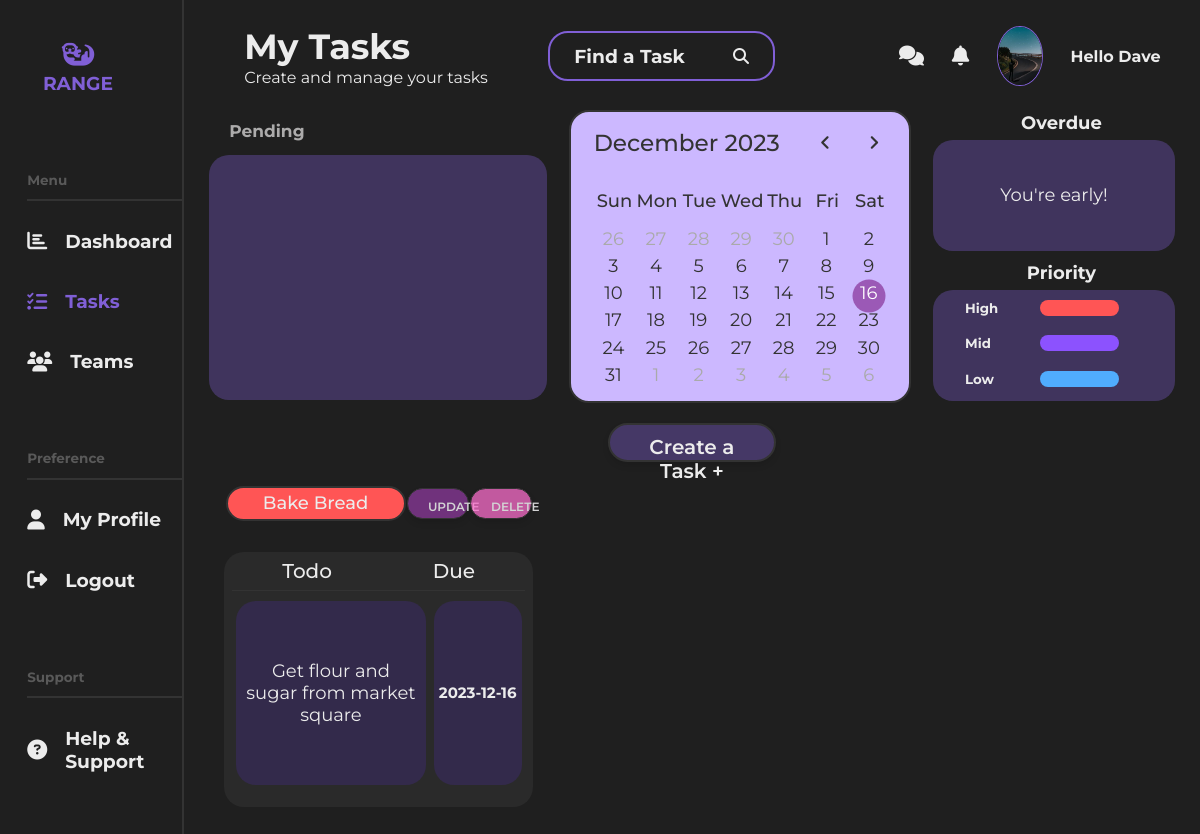
Page /tasks (signed in) on the earlier database version.
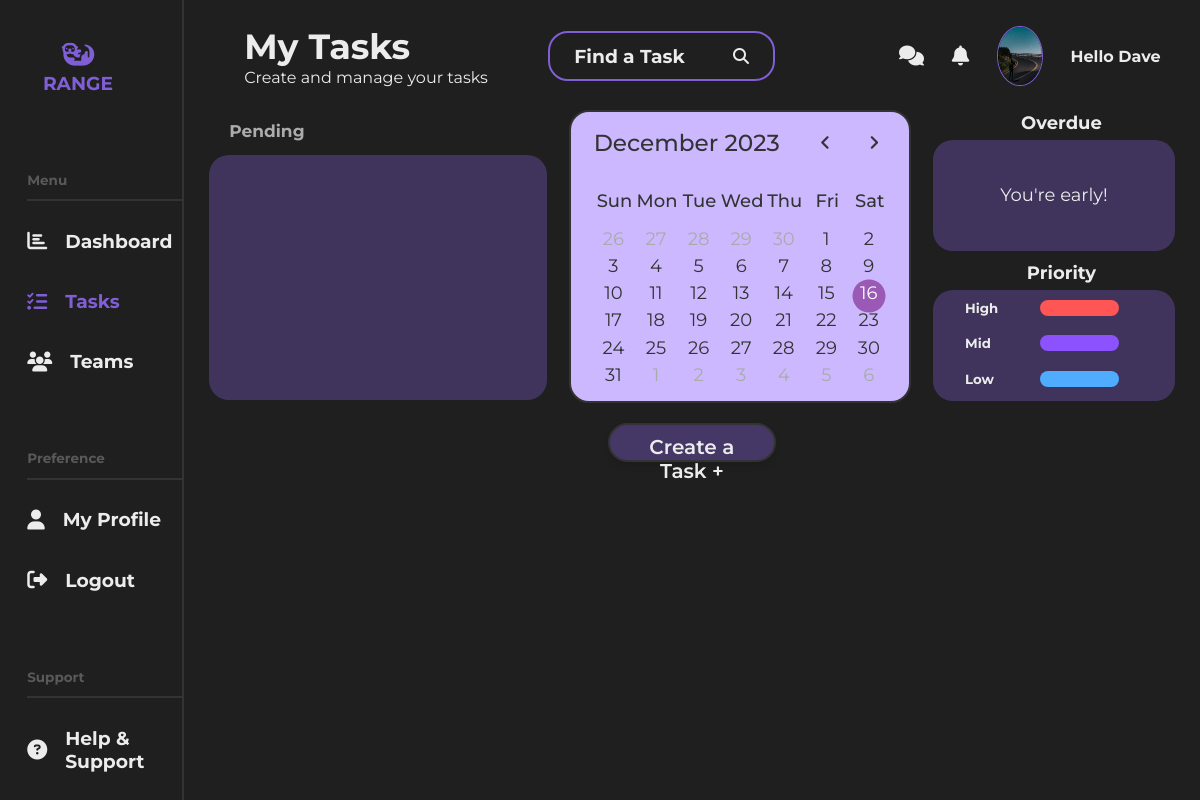
Same page on the later database version.
### flaskapp/models.py (models this page shows, shortened)
class Task(db.Model):
    id = db.Column(db.Integer, primary_key=True)
    title = db.Column(db.String(30), nullable=False, default='Task')
    date_created = db.Column(
        db.DateTime, nullable=False, default=datetime.utcnow)
    priority = db.Column(db.String(30), nullable=False, default='Mid')
    todo = db.Column(db.Text, nullable=False)
    date_due = db.Column(db.String(20), nullable=False, default='No due date')
    user_id = db.Column(db.Integer, db.ForeignKey('user.id'), nullable=False)

### flaskapp/routes.py (the view, shortened to what this page needs)
@app.route("/tasks", methods=['GET', 'POST'])
@login_required
def tasks():
    image_file = url_for('static', filename='images/' +
                         current_user.image_file)
    my_tasks = Task.query.filter_by(user_id=current_user.id).all()
    form = TaskForm()
    return render_template('tasks.html', my_tasks=my_tasks, form=form, image_file=image_file, active_page='tasks')

### flaskapp/models.py (called while the page is built)
@login_manager.user_loader
def load_user(user_id):
    return User.query.get(int(user_id))

### flaskapp/Templates/tasks.html (shortened to what this page needs)
{% extends "layout.html" %}  {% block mainheader %}
<section class="tasks">
  <div class="tasks-header">
    <div class="title-search">
      <div class="tasks-title">
        <h2>My Tasks</h2>
        <p>Create and manage your tasks</p>
      </div>
      <div class="search-bar">
        <h3>Find a Task</h3>
        <i class="fa-solid fa-magnifying-glass"></i>
      </div>
    </div>
    <div class="profile-pic">
      <i class="fa-solid fa-comments"></i>
      <i class="fa-solid fa-bell"></i>
      <img src="{{ image_file }}" alt="profile picture" />
      <h4>Hello {{ current_user.username }}</h4>
    </div>
  </div>
  <div class="tasks-body">
    <div class="tasks-top">
      <div class="pending">
        <h2>Pending</h2>
        <div class="pendragon"></div>
      </div>
      <div class="calendar-1">
        <header>
        <p class="current-date"></p>
        <div class="icons">
          <span id="prev" class="material-symbols-rounded">chevron_left</span>
          <span id="next" class="material-symbols-rounded">chevron_right</span>
        </div>
      </header>
      <div class="calendar">
        <ul class="weeks">
          <li>Sun</li>
          <li>Mon</li>
          <li>Tue</li>
          <li>Wed</li>
          <li>Thu</li>
          <li>Fri</li>
          <li>Sat</li>
        </ul>
        <ul class="days"></ul>
      </div>
      </div>
      <div class="priority-overdue">
        <div class="overdue">
          <h2>Overdue</h2>
          <div class="late">
            <p>You're early!</p>
          </div>
        </div>
        <div class="priority">
          <h2>Priority</h2>
          <div class="color-code">
            <div class="code">
              <h5>High</h5>
              <div class="purple1"></div>
            </div>
            <div class="code">
              <h5>Mid</h5>
              <div class="purple2"></div>
            </div>
            <div class="code">
              <h5>Low</h5>
              <div class="purple3"></div>
            </div>
          </div>
        </div>
      </div>
    </div>
    <div class="tasks-bottom">
      <div class="create-task">
        <button onclick="openForm()">Create a Task +</button>
      </div>
      <div class="tasks-list">
        {% for task in my_tasks %}
        <div class="one-task">
          <div class="title-update">
            <div class="task-title-{{ task.priority }}">{{ task.title }}</div>
            <a href="{{ url_for('update_task', task_id=task.id) }}">
              <button>UPDATE</button>
            </a>
            <button class="delete" type="button" onclick="openModal()">DELETE</button>
          </div>
          <div class="desc-due-comp">
            <div class="table-head">
              <h2>Todo</h2>
              <h2>Due</h2>
            </div>
            <div class="smallest">
              <div class="todd"><p>{{ task.todo }}</p></div>
              <div class="dodd"><h4>{{ task.date_due }}</h4></div>
            </div>
          </div>
        </div>
        {% endfor %}
      </div>
    </div>
  </div>
</section>
{% endblock mainheader %}

Differences in the rows shown:
removed Task: title "Bake Bread", todo "Get flour and sugar from market square", date_due "2023-12-16"
